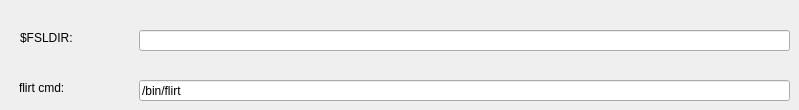
   <widget class="QWidget" name="tab_5">
    <attribute name="title">
     <string>System</string>
    </attribute>
    <widget class="QLabel" name="label_19">
     <property name="geometry">
      <rect>
       <x>20</x>
       <y>30</y>
       <width>121</width>
       <height>16</height>
      </rect>
     </property>
     <property name="text">
      <string>$FSLDIR:</string>
     </property>
    </widget>
    <widget class="QLabel" name="label_24">
     <property name="geometry">
      <rect>
       <x>19</x>
       <y>80</y>
       <width>121</width>
       <height>16</height>
      </rect>
     </property>
     <property name="text">
      <string>flirt cmd:</string>
     </property>
    </widget>
    <widget class="QLineEdit" name="txtFSLDIR">
     <property name="geometry">
      <rect>
       <x>139</x>
       <y>30</y>
       <width>651</width>
       <height>21</height>
      </rect>
     </property>
     <property name="toolTip">
      <string/>
     </property>
     <property name="toolTipDuration">
      <number>-1</number>
     </property>
     <property name="statusTip">
      <string/>
     </property>
    </widget>
    <widget class="QLineEdit" name="txtFlirt">
     <property name="geometry">
      <rect>
       <x>139</x>
       <y>80</y>
       <width>651</width>
       <height>21</height>
      </rect>
     </property>
     <property name="toolTip">
      <string/>
     </property>
     <property name="toolTipDuration">
      <number>-1</number>
     </property>
     <property name="statusTip">
      <string/>
     </property>
     <property name="text">
      <string>/bin/flirt</string>
     </property>
    </widget>
   </widget>
